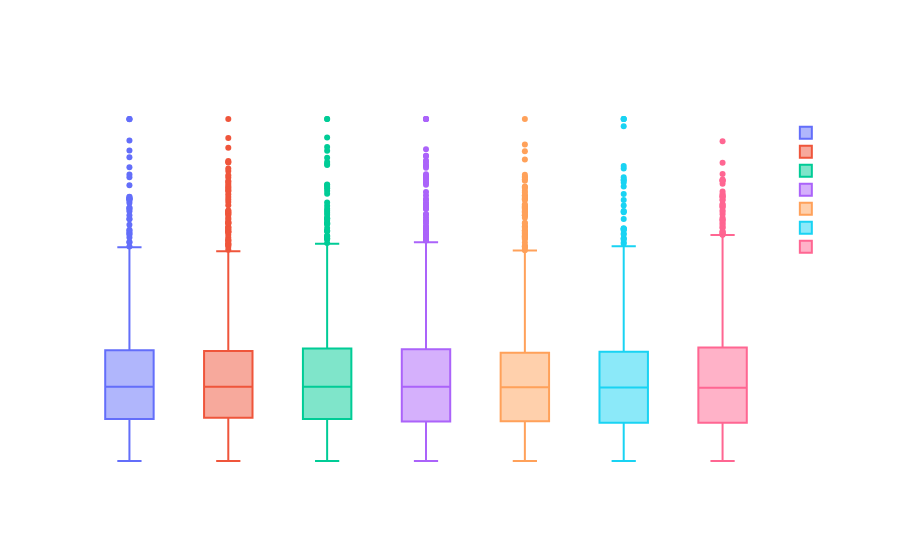

This figure's notebook cell:
### Code cell
### 6. Salary by Country
country_order = ai_df.groupby('country')['salary'].median().sort_values(ascending=False).index.tolist()
fig = px.box(ai_df, x='country', y='salary', color='country',
             title='Salary Distribution by Country',
             category_orders={'country': country_order},
             labels={'country': 'Country', 'salary': 'Salary (USD)'})

fig.update_layout(paper_bgcolor='rgba(0,0,0,0)', plot_bgcolor='rgba(0,0,0,0)', font=dict(color='white'),
    xaxis=dict(gridcolor='rgba(255,255,255,0.69)'),
    yaxis=dict(gridcolor='rgba(255,255,255,0.69)')
)

fig.write_image('notebook_images/plot_images/new/eda_06.png', scale=2)
fig.show()

### Figure 1 — Plotly figure (JSON) as saved in the notebook; plotly's stock layout.template omitted (floating-point values rounded to 4 significant figures; data arrays with more than 128 entries replaced by an {"elided": "..."} marker saying what was removed)
{"data": [{"alignmentgroup": "True", "hovertemplate": "Country=%{x}<br>Salary (USD)=%{y}<extra></extra>", "legendgroup": "Australia", "marker": {"color": "#636efa"}, "name": "Australia", "notched": false, "offsetgroup": "Australia", "orientation": "v", "showlegend": true, "x": {"elided": "2176 str values"}, "x0": " ", "xaxis": "x", "y": {"elided": "2176 int values"}, "y0": " ", "yaxis": "y", "type": "box"}, {"alignmentgroup": "True", "hovertemplate": "Country=%{x}<br>Salary (USD)=%{y}<extra></extra>", "legendgroup": "Canada", "marker": {"color": "#EF553B"}, "name": "Canada", "notched": false, "offsetgroup": "Canada", "orientation": "v", "showlegend": true, "x": {"elided": "2185 str values"}, "x0": " ", "xaxis": "x", "y": {"elided": "2185 int values"}, "y0": " ", "yaxis": "y", "type": "box"}, {"alignmentgroup": "True", "hovertemplate": "Country=%{x}<br>Salary (USD)=%{y}<extra></extra>", "legendgroup": "Singapore", "marker": {"color": "#00cc96"}, "name": "Singapore", "notched": false, "offsetgroup": "Singapore", "orientation": "v", "showlegend": true, "x": {"elided": "2231 str values"}, "x0": " ", "xaxis": "x", "y": {"elided": "2231 int values"}, "y0": " ", "yaxis": "y", "type": "box"}, {"alignmentgroup": "True", "hovertemplate": "Country=%{x}<br>Salary (USD)=%{y}<extra></extra>", "legendgroup": "USA", "marker": {"color": "#ab63fa"}, "name": "USA", "notched": false, "offsetgroup": "USA", "orientation": "v", "showlegend": true, "x": {"elided": "3633 str values"}, "x0": " ", "xaxis": "x", "y": {"elided": "3633 int values"}, "y0": " ", "yaxis": "y", "type": "box"}, {"alignmentgroup": "True", "hovertemplate": "Country=%{x}<br>Salary (USD)=%{y}<extra></extra>", "legendgroup": "Germany", "marker": {"color": "#FFA15A"}, "name": "Germany", "notched": false, "offsetgroup": "Germany", "orientation": "v", "showlegend": true, "x": {"elided": "2254 str values"}, "x0": " ", "xaxis": "x", "y": {"elided": "2254 int values"}, "y0": " ", "yaxis": "y", "type": "box"}, {"alignmentgroup": "True", "hovertemplate": "Country=%{x}<br>Salary (USD)=%{y}<extra></extra>", "legendgroup": "UK", "marker": {"color": "#19d3f3"}, "name": "UK", "notched": false, "offsetgroup": "UK", "orientation": "v", "showlegend": true, "x": {"elided": "2147 str values"}, "x0": " ", "xaxis": "x", "y": {"elided": "2147 int values"}, "y0": " ", "yaxis": "y", "type": "box"}, {"alignmentgroup": "True", "hovertemplate": "Country=%{x}<br>Salary (USD)=%{y}<extra></extra>", "legendgroup": "India", "marker": {"color": "#FF6692"}, "name": "India", "notched": false, "offsetgroup": "India", "orientation": "v", "showlegend": true, "x": {"elided": "2262 str values"}, "x0": " ", "xaxis": "x", "y": {"elided": "2262 int values"}, "y0": " ", "yaxis": "y", "type": "box"}], "layout": {"xaxis": {"anchor": "y", "domain": [0.0, 1.0], "title": {"text": "Country"}, "categoryorder": "array", "categoryarray": ["Australia", "Canada", "Singapore", "USA", "Germany", "UK", "India"], "gridcolor": "rgba(255,255,255,0.69)"}, "yaxis": {"anchor": "x", "domain": [0.0, 1.0], "title": {"text": "Salary (USD)"}, "gridcolor": "rgba(255,255,255,0.69)"}, "legend": {"title": {"text": "Country"}, "tracegroupgap": 0}, "title": {"text": "Salary Distribution by Country"}, "boxmode": "overlay", "font": {"color": "white"}, "paper_bgcolor": "rgba(0,0,0,0)", "plot_bgcolor": "rgba(0,0,0,0)"}}
